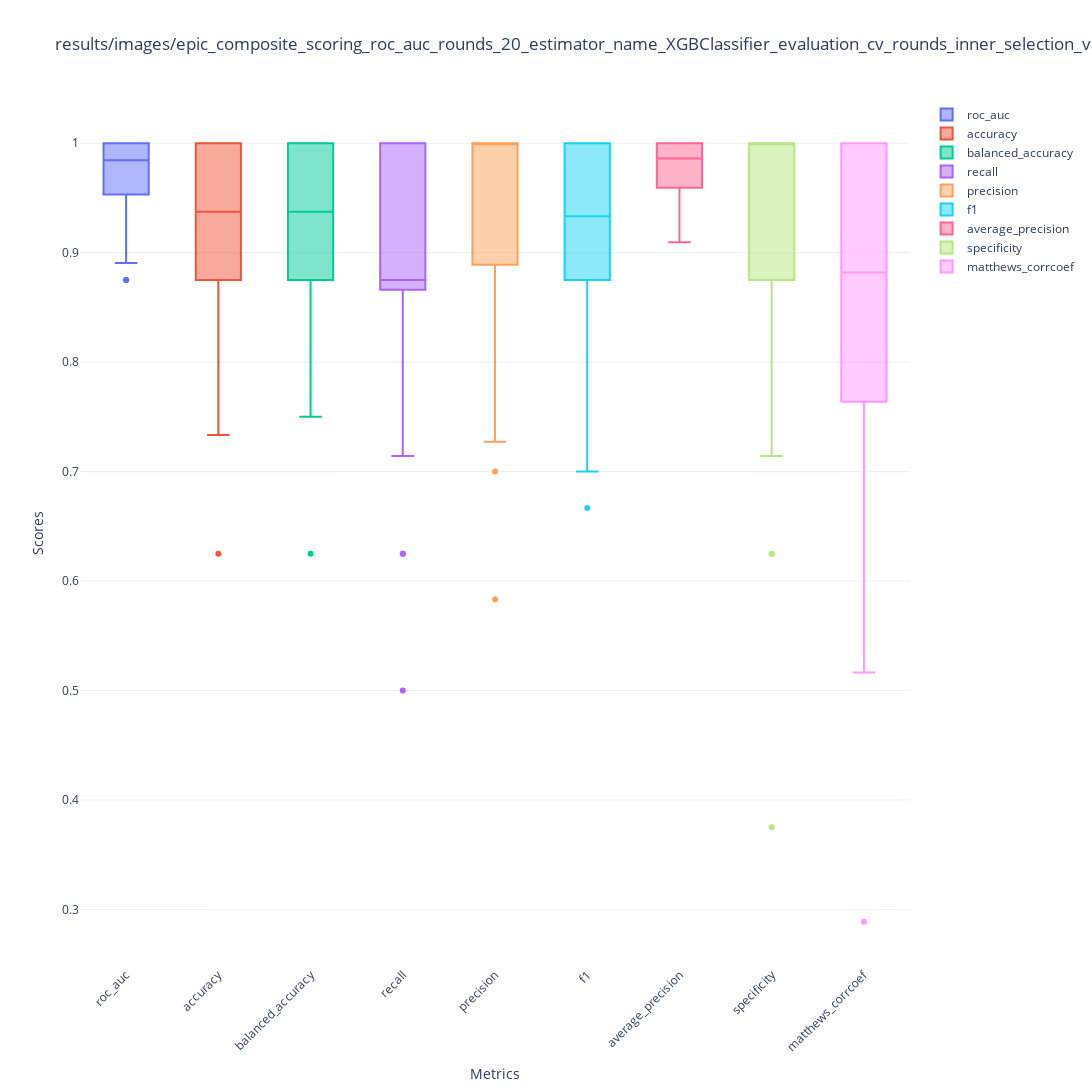

This figure's notebook cell:
### Code cell
csv_dir = 'data/processed/epic_composite.csv'
label = 'Factor1'

mlpipe = MachineLearningEstimator(label=label, csv_dir=csv_dir)

model, df, shap = mlpipe.search_cv(scoring='roc_auc', estimator_name='XGBClassifier',calculate_shap=True)#

explainer = MLExplainer(model, mlpipe.X, mlpipe.y, mlpipe.label_mapping, shap_values=shap)
